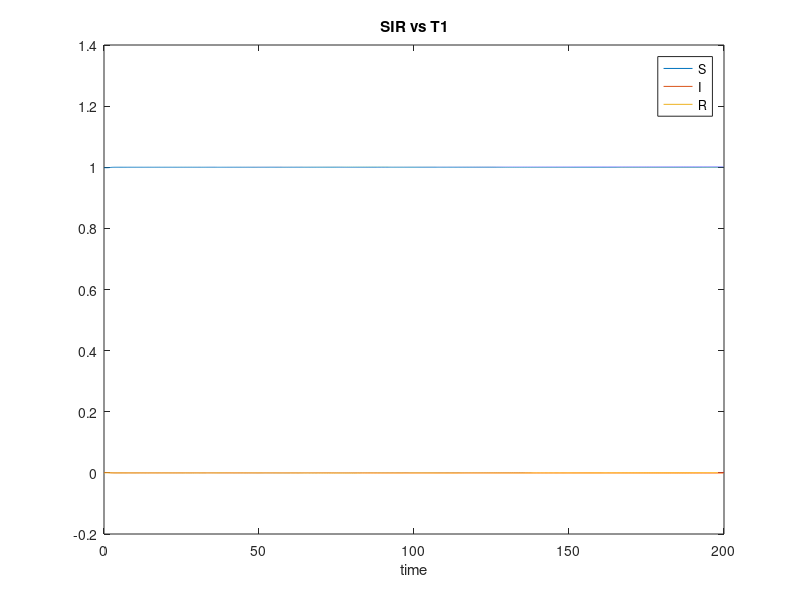
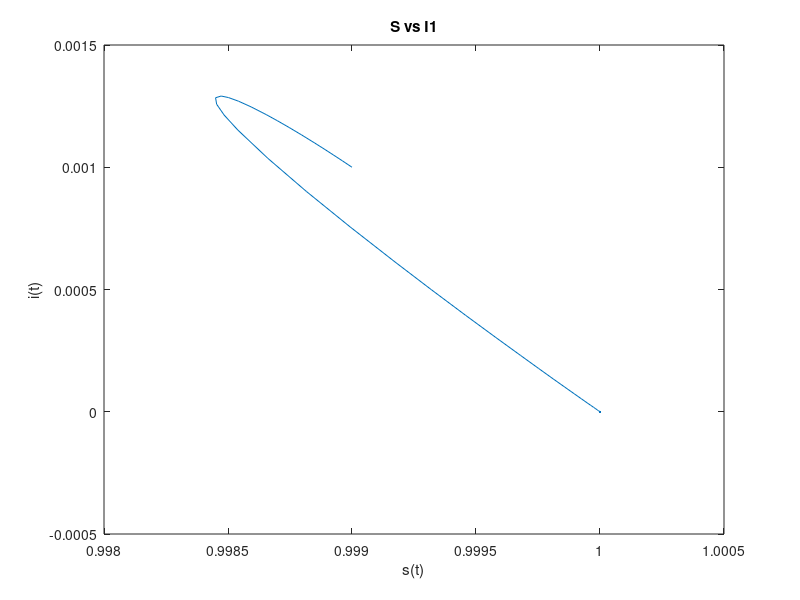
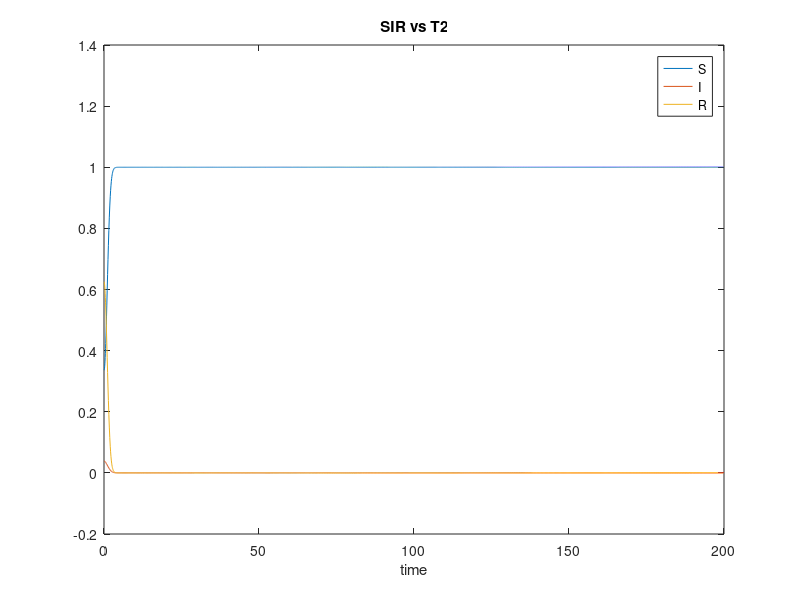
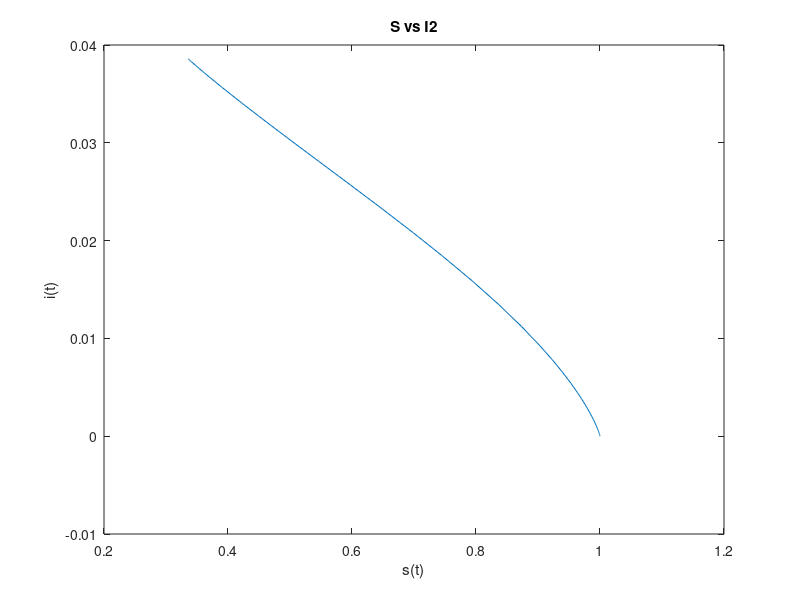

Source code (MATLAB) for these figures, in order:
%%%%%%% 2 %%%%%%%%%
function f = final_3


function [tg,fg] = getSIR(s_0,i_0,r_0,alpha,beta,lambda,maxTime)

function ff = odeSIR(s,i,r,alpha,beta,lambda,t)
ff = [lambda - lambda*s - beta*s*i ;beta*s*i - alpha*i - lambda*i ; alpha*i - lambda*r];
end

sir_0 = [s_0 i_0 r_0];


[t,sir] = ode45(@(t,sir) odeSIR(sir(1),sir(2),sir(3),alpha,beta,t),[0,maxTime],sir_0);

%return sir
fg = sir;
tg = t;
end

function fh = plotSirVsTime(sir,t,id)
fig=figure;
plot(t,sir(:,1:1),t,sir(:,2:2),t,sir(:,3:3));
title(strcat('SIR vs T ',id));
legend('S','I','R');
xlabel('time');
saveas(fig,strcat('SIRvTIME_',id),'png');
end

function fi = plotSvsI(sir,id)
fig2 = figure;
plot(sir(:,1:1),sir(:,2:2));
title(strcat('S vs I ',id));
xlabel('s(t)');
ylabel('i(t)');
saveas(fig2,strcat('SvI_',id), 'png');
end

%1 
[t1,sir1] = getSIR(0.999,0.001,0.0,1/3,1.05,1/60,200);
plotSirVsTime(sir1,t1,'1');

%2 
plotSvsI(sir1,'1');

%3
%Jacobian function
function jac = jacobian(s,i,r,alpha,beta,lambda)
jac = [-lambda-beta*i -beta*s 0;
       beta*i beta*s-alpha-lambda 0;
       0 alpha -lambda;];
end

%reach equalibrium
[t3,equalibrium] = getSIR(0.999,0.001,0.0,1/3,1.05,1/60,100);
jacob = jacobian(equalibrium(1),equalibrium(2),equalibrium(3),1/3,1.05,1/60)
evs = eig(jacob)
%equalibrium

%4
function init = initialSIR
%pick random s
s =  rand;
range = 1-s;
i = range*rand;
r = 1 - (s + i);

init = [s i r ];
end


for n = 2:6
    %A
    n
    init = initialSIR
    [t,sir] = getSIR(init(1),init(2),init(3),1/3,1.05,1/60,200);
    plotSirVsTime(sir,t,int2str(n));
    plotSvsI(sir,int2str(n));
    

end

%plot all on one graph.

end